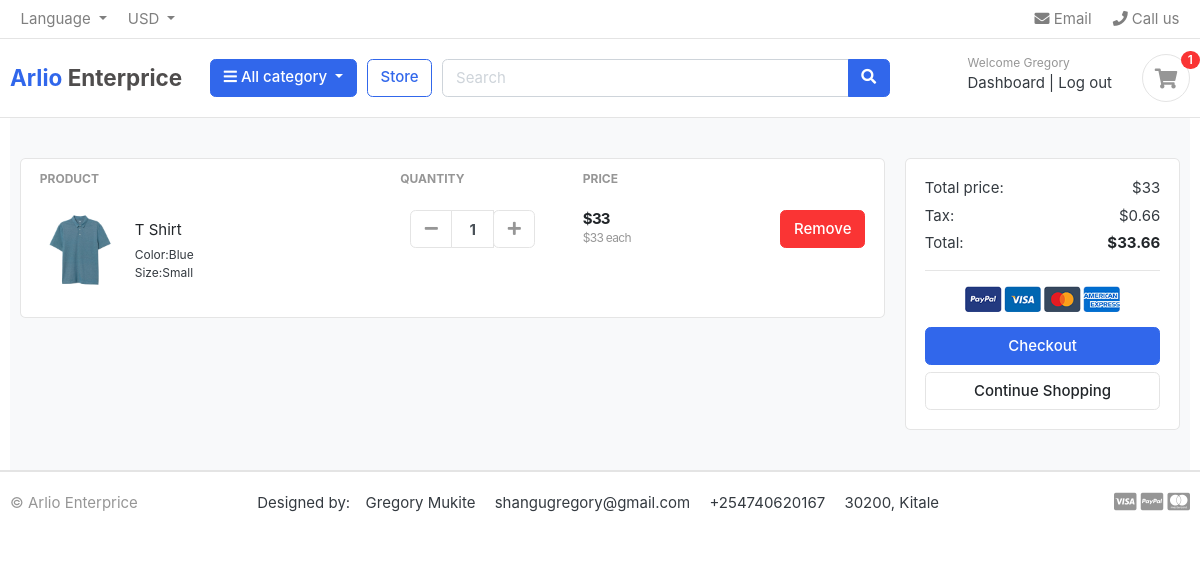
Before: /cart/ (signed in) with the older database file.
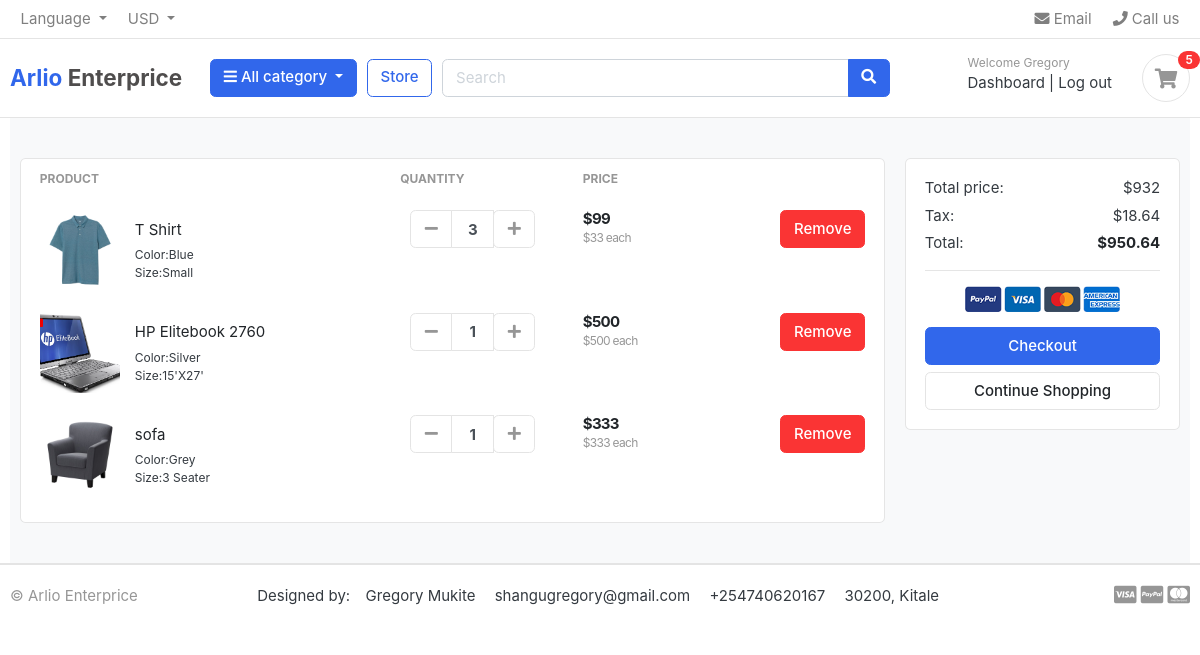
After: the same page with the newer database file.
### accounts/models.py (models this page shows, shortened)
class Account(AbstractBaseUser):
    first_name = models.CharField(max_length =  50)
    last_name = models.CharField(max_length =  50)
    username = models.CharField(max_length =  50, unique=True)
    email = models.EmailField(max_length =  250, unique = True)
    phone_number = models.CharField(max_length =  50)
    date_joined = models.DateTimeField(auto_now_add = True, null = True)
    last_login = models.DateTimeField(auto_now=True, null = True)
    is_admin = models.BooleanField(default= False)
    is_staff = models.BooleanField(default= False)
    is_active = models.BooleanField(default= False)
    is_super_admin = models.BooleanField(default= False)
    USERNAME_FIELD = "email"
    REQUIRED_FIELDS = ["username", "first_name", "last_name"]
    objects = MyAccountManager()

### carts/models.py (models this page shows, shortened)
class CartItem(models.Model):
    user = models.ForeignKey(Account, on_delete = models.CASCADE, null = True)
    product = models.ForeignKey(Product, on_delete = models.CASCADE)
    variation = models.ManyToManyField(Variation, blank=True)
    cart = models.ForeignKey(Cart, on_delete =  models.CASCADE, null = True)
    quantity=models.IntegerField()
    is_active = models.BooleanField(default = True)
    def sub_total(self):
        return self.product.price * self.quantity

### store/models.py (models this page shows, shortened)
class Product(models.Model):
    product_name = models.CharField(max_length = 233, unique=True)
    slug=models.SlugField(max_length = 233, unique=True)
    description = models.TextField(max_length = 500, blank=True)
    price = models.IntegerField()
    images = models.ImageField(upload_to='photos/product')
    stock = models.IntegerField()
    category=models.ForeignKey(Category, on_delete=models.CASCADE)
    created_date= models.DateTimeField(auto_now_add = True)
    modified_date= models.DateTimeField(auto_now = True)
    is_available = models.BooleanField()

class Variation(models.Model):
    product = models.ForeignKey(Product, on_delete=models.CASCADE)
    variation_cartegory=models.CharField(max_length = 100, choices = variation_cartegory_choice)
    variation_value= models.CharField(max_length=200)
    is_active=models.BooleanField(default = True)
    created_at=models.DateField(auto_now = True)
    objects = variationmanager()

### carts/views.py (the view)
# urls.py: path("", views.Cart, name= 'cart'),
def Cart(request, total = 0, quantity = 0, cart_items = None):
    try:
        grant_total =0
        tax =0
        if request.user.is_authenticated:
            cart_items = CartItem.objects.filter(user = request.user, is_active = True)
        else:
            cart = MyCart.objects.get(cart_id = _cart_id(request))
            cart_items = CartItem.objects.filter(cart = cart, is_active = True)
        for cart_item in cart_items:
            total += (cart_item.product.price *cart_item.quantity)
            quantity +=cart_item.quantity
        tax = (2*total/100)
        grant_total = total +tax
    except ObjectDoesNotExist:
        pass
    context ={
        'total':total,
        'quantity':quantity,
        'cart_items':cart_items,
        'grant_total':grant_total,
        'tax':tax
    }
    return render(request, 'cart/cart.html', context)

### carts/context_processor.py (called while the page is built)
def counter(request):
    cart_count = 0
    if 'admin' in request.path:
        return {}
    else:
        try:
            cart = Cart.objects.filter(cart_id = _cart_id(request))
            if request.user.is_authenticated:
                cart_items = CartItem.objects.all().filter(user = request.user)
            else:
                cart_items = CartItem.objects.all().filter(cart = cart[:1])
            for cart_item in cart_items:
                cart_count = cart_count + cart_item.quantity
        except ObjectDoesNotExist:
            cart_item = 0
    return dict(cart_count=cart_count)

### carts/views.py (called while the page is built)
def _cart_id(request):
    cart = request.session.session_key
    if not cart:
        cart = request.session.create()
    return cart

### category/context_processors.py (called while the page is built)
def menu_links(request):
    links = Category.objects.all()
    return dict(links=links)

### category/models.py (called while the page is built)
    def geturl(self):
        return reverse('products_by_category', args =  [self.slug])

### estore/templates/cart/cart.html (shortened to what this page needs)
{% extends 'home/base.html' %}
{% load static %}
{% block content %}
<section class="section-content padding-y bg">
	<div class="container">
		{% if not cart_items %}
		<h3 class=" text-center">Your shopping Cart is Empty</h3>
		<div class="text-center">
			<a class="btn btn-primary" href="{%url 'store'%}">Continue Shopping</a>
		</div>
		{%else%}
		<div class="row">
			<aside class="col-lg-9">
				<div class="card">
					<table class="table table-borderless table-shopping-cart">
						<thead class="text-muted">
							<tr class="small text-uppercase">
								<th scope="col">Product</th>
								<th scope="col" width="120">Quantity</th>
								<th scope="col" width="120">Price</th>
								<th scope="col" class="text-right" width="200"> </th>
							</tr>
						</thead>
						<tbody>
							{% for cart_item in cart_items %}
							<tr>
								<td>
									<figure class="itemside align-items-center">
										<div class="aside"><img src="{{cart_item.product.images.url}}" class="img-sm">
										</div>
										<figcaption class="info">
											<a href="products.get_url"
												class="title text-dark">{{cart_item.product.product_name}}</a>
											<p class="muted-text small">
												{% if cart_item.variation.all%}
												{% for item in cart_item.variation.all %}
												{{item.variation_cartegory | capfirst}}:{{item.variation_value |capfirst}} <br>
												{%endfor%}
												{%endif%}
											</p>
										</figcaption>
									</figure>
								</td>
								<td>
									<div class="col">
										<div class="input-group input-spinner">
											<div class="input-group-prepend">
												<a href="{%url 'remove_cart' cart_item.product.id cart_item.id%}"
													class="btn btn-light" type="button" id="button-minus"> <i
														class="fa fa-minus"></i> </a>
											</div>
											<input type="text" class="form-control" value="{{cart_item.quantity}}">
											<div class="input-group-append">
												<form action="{% url 'add_cart' cart_item.product.id %}" method="POST">
													<button class="btn btn-light" type="submit" id="button-plus"> <i
															class="fa fa-plus"></i> </button>
												</form>
											</div>
										</div>
									</div>
								</td>
								<td>
									<div class="price-wrap">
										<var class="price">${{cart_item.sub_total}}</var>
										<small class="text-muted"> ${{cart_item.product.price}} each </small>
									</div>
								</td>
								<td class="text-right">
									<a href="{%url 'remove_cart_item' cart_item.product.id cart_item.id%}" onclick="return confirm('Are You Sure you want to delete this item')" class="btn btn-danger">
										Remove</a>
								</td>
							</tr>
							{%endfor%}
						</tbody>
					</table>
				</div>
			</aside>
			<aside class="col-lg-3">
				<div class="card">
					<div class="card-body">
						<dl class="dlist-align">
							<dt>Total price:</dt>
							<dd class="text-right">${{total}}</dd>
						</dl>
						<dl class="dlist-align">
							<dt>Tax:</dt>
							<dd class="text-right"> ${{tax}}</dd>
						</dl>
						<dl class="dlist-align">
							<dt>Total:</dt>
							<dd class="text-right text-dark b"><strong>${{grant_total}}</strong></dd>
						</dl>
						<hr>
						<p class="text-center mb-3">
							<img src="{%static 'images/misc/payments.png'%}" height="26">
						</p>
						<a href="{% url 'checkout' %}" class="btn btn-primary btn-block"> Checkout </a>
						<a href="{%url 'store'%}" class="btn btn-light btn-block">Continue Shopping</a>
					</div>
				</div>
			</aside>
		</div>
		{% endif %}
	</div>
</section>
{% endblock content %}

### estore/templates/home/base.html (shortened to what this page needs)
{% load static %}
<!DOCTYPE HTML>
<html lang="en">
<head>
<link href="{% static 'css/bootstrap.css'%}" rel="stylesheet" type="text/css"/>
<link href="{%static 'fonts/fontawesome/css/all.min.css'%}" type="text/css" rel="stylesheet">
<link href="{%static 'css/ui.css'%}" rel="stylesheet" type="text/css"/>
<link href="{% static 'css/responsive.css'%}" rel="stylesheet" media="only screen and (max-width: 1200px)" />
</head>
<body>
    <header class="section-header">
        <nav class="navbar p-md-0 navbar-expand-sm navbar-light border-bottom">
        <div class="container">
          <div class="collapse navbar-collapse" id="navbarTop4">
            <ul class="navbar-nav mr-auto">
                <li class="nav-item dropdown">
                     <a href="#" class="nav-link dropdown-toggle" data-toggle="dropdown">   Language </a>
                </li>
                <li class="nav-item dropdown">
                    <a href="#" class="nav-link dropdown-toggle" data-toggle="dropdown"> USD </a>
                </li>
            </ul>
            <ul class="navbar-nav">
                <li><a href="#" class="nav-link"> <i class="fa fa-envelope"></i> Email </a></li>
                <li><a href="#" class="nav-link"> <i class="fa fa-phone"></i> Call us </a></li>
            </ul>
          </div>
        </div>
        </nav>
        <section class="header-main border-bottom">
            <div class="container">
        <div class="row align-items-center">
            <div class="col-lg-2 col-md-3 col-6">
                <a href="/" class="brand-wrap "
                style="font-size: 1.5rem; font-weight: bold;"
                >
                    Arlio <span style="color: rgb(79, 77, 77);">Enterprice</span>
                </a>
            </div>
            <div class="col-lg col-sm col-md col-6 flex-grow-0">
                <div class="category-wrap dropdown d-inline-block float-right">
                    <button type="button" class="btn btn-primary dropdown-toggle" data-toggle="dropdown">
                        <i class="fa fa-bars"></i> All category
                    </button>
                </div>
            </div>
            <a href=" {%url 'store'%} " class="btn btn-outline-primary">Store</a>
            <div class="col-lg  col-md-6 col-sm-12 col">
                <form action="{% url 'search' %}" class="search" method="GET">
                    <div class="input-group w-100">
                        <input type="text" class="form-control" style="width:60%;" placeholder="Search" name="keyword">
                        <div class="input-group-append">
                          <button class="btn btn-primary" type="submit">
                            <i class="fa fa-search"></i>
                          </button>
                        </div>
                    </div>
                </form>
            </div>
            <div class="col-lg-3 col-sm-6 col-8 order-2 order-lg-3">
                        <div class="d-flex justify-content-end mb-3 mb-lg-0">
                            {% if user.id is None %}
                            <div class="widget-header">
                                <small class="title text-muted">Welcome guest!</small>
                                <div>
                                    <a href="{% url 'login' %}">Sign in</a> <span class="dark-transp"> | </span>
                                    <a href="{% url 'register' %}"> Register</a>
                                </div>
                            </div>
                            {% else %}
                            <div class="widget-header">
                                <small class="title text-muted">Welcome {{user.first_name}}</small>
                                <div>
                                    <a href="{% url 'dashboard' %}">Dashboard</a> <span class="dark-transp"> | </span>
                                    <a href="{% url 'logout' %}"> Log out</a>
                                </div>
                            </div>
                            {%endif%}
                            <a href="{% url 'cart' %}" class="widget-header pl-3 ml-3">
                                <div class="icon icon-sm rounded-circle border"><i class="fa fa-shopping-cart"></i></div>
                                <span class="badge badge-pill badge-danger notify">{{cart_count}}</span>
                            </a>
                        </div>
                    </div>
        </div>
            </div>
        </section>
        </header>
        <div class="container">
            {%block content%}
            {% endblock content %}
        </div>
        <footer class="section-footer border-top">
            <div class="container">
                <section class="footer-bottom border-top row">
                    <div class="col-md-2">
                        <p class="text-muted"> &copy Arlio Enterprice </p>
                    </div>
                    <div class="col-md-8 text-md-center">
                        <span  class="px-1">Designed by:</span>
                        <span  class="px-2">Gregory Mukite</span>
                        <span  class="px-2">shangugregory@gmail.com</span>
                        <span  class="px-2">+254740620167</span>
                        <span  class="px-2">30200, Kitale</span>
                    </div>
                    <div class="col-md-2 text-md-right text-muted">
                        <i class="fab fa-lg fa-cc-visa"></i>
                        <i class="fab fa-lg fa-cc-paypal"></i>
                        <i class="fab fa-lg fa-cc-mastercard"></i>
                    </div>
                </section>
            </div>
        </footer>
</body>
</html>

### estore/static/css/ui.css (style rules this page uses)
html { font-family: "Inter", sans-serif; font-size: 15px; }
.price-wrap { letter-spacing: -0.7px; }
.icon-xs, .icon-sm, .icon-md, .icon-lg { display: inline-block; text-align: center; flex-shrink: 0; flex-grow: 0; }
.icon-sm { width: 48px; height: 48px; line-height: 48px !important; font-size: 20px; }
.img-xs, .img-sm, .img-md, .img-lg { -o-object-fit: cover; object-fit: cover; flex-shrink: 0; flex-grow: 0; }
.img-sm { width: 80px; height: 80px; }
.padding-y { padding-top: 40px; padding-bottom: 40px; }
var { font-style: normal; }
figure { margin-bottom: 0; }
.bg { background-color: #f8f9fa; }
.b { font-weight: 600; }
p:last-child { margin-bottom: 0; }
.header-main { position: relative; padding-top: 1rem; padding-bottom: 1rem; }
.widget-header { display: inline-block; vertical-align: middle; position: relative; }
.widget-header a { color: #343a40; }
.widget-header i { color: #969696; }
.widget-header .title { display: block; }
.widget-header .notify { position: absolute; top: -3px; right: -10px; }
.footer-bottom { padding-top: 20px; padding-bottom: 20px; }
.btn-light { background-color: #fff; border-color: #e4e4e4; }
.btn-light i { color: #969696; }
.itemside { position: relative; display: flex; width: 100%; }
.itemside .aside { position: relative; flex-shrink: 0; }
.itemside .info { padding-left: 15px; padding-right: 7px; }
.itemside p { margin-bottom: 0; }
.itemside .title { display: block; margin-bottom: 5px; color: #212529; }
[class*=dlist-] { margin-bottom: 5px; }
[class*=dlist-] dd { margin-bottom: 0; }
.dlist-align { display: flex; }
.dlist-align dt { width: 150px; word-wrap: break-word; font-weight: normal; }
.dlist-align dd { flex-grow: 1; }
.notify { position: absolute; top: -4px; right: -10px; display: inline-block; padding: 0.25em 0.6em; font-size: 12px; line-height: 1; text-align: center; border-radius: 3rem; color: #fff; background-color: #fa3434; }
.price { font-weight: 600; color: #212529; }
.input-spinner { width: 125px; flex-wrap: nowrap; display: inline-flex; vertical-align: middle; }
.input-spinner input.form-control { text-align: center; max-width: 46px; font-weight: bold; flex-basis: 46px; border-color: #e4e4e4; flex-grow: 0; }
.input-spinner .btn { width: 42px; text-align: center; padding-left: 0.5rem; padding-right: 0.5rem; }
.table-shopping-cart.table td, .table-shopping-cart.table th { padding-left: 1.25rem; padding-right: 1.25rem; }
.table-shopping-cart .price-wrap { line-height: 1.2; }
.table-shopping-cart .price { font-weight: bold; margin-right: 5px; display: block; }

Changed rows visible on the page:
changed CartItem "T Shirt": quantity "1" → "3"; sub_total "33" → "99"
added CartItem: product.images (picture), product.product_name "HP Elitebook 2760", quantity "1", sub_total "500", product.price "500"
added Variation: variation_cartegory "Color", variation_value "Silver", shown under "HP Elitebook 2760"
added Variation: variation_cartegory "Size", variation_value "15'X27'", shown under "HP Elitebook 2760"
added CartItem: product.images (picture), product.product_name "sofa", quantity "1", sub_total "333", product.price "333"
added Variation: variation_cartegory "Color", variation_value "Grey", shown under "sofa"
added Variation: variation_cartegory "Size", variation_value "3 Seater", shown under "sofa"
Other visible differences:
{{ cart_count }}: "1" → "5"
{{ total }}: "33" → "932"
{{ tax }}: "0.66" → "18.64"
{{ grant_total }}: "33.66" → "950.64"
